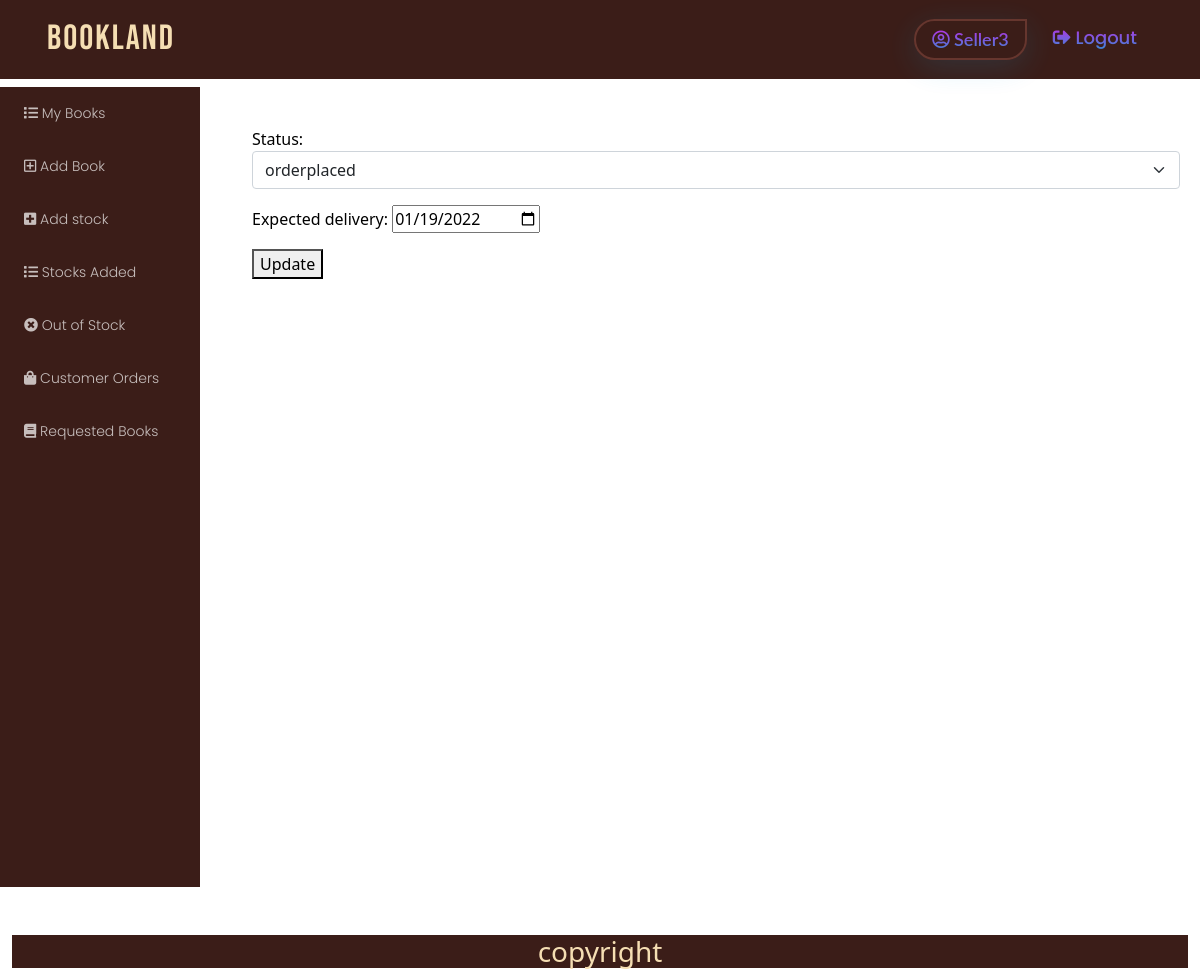
The app's page /seller/orders/change/12 (signed in) with its own data.
### authapp/models.py (models this page shows)
class User(AbstractUser):
    is_seller = models.BooleanField(default=False)
    is_customer = models.BooleanField(default=False)

### customer/models.py (models this page shows, shortened)
class BookBuy(Abstractmodels):
    PENDING = 'pending'
    ORDERPLACED = 'orderplaced'
    DISPATCH = 'dispatch'
    INTRANSIT = 'intransit'
    DELIVERED = 'delivered'
    ORDERCANCELLED = 'ordercancelled'
    options = ((PENDING, 'pending'),
               (ORDERPLACED, 'orderplaced'),
               (DISPATCH, 'dispatch'),
               (INTRANSIT, 'intransit'),
               (DELIVERED, 'delivered'),
               (ORDERCANCELLED, "ordercancelled")
               )
    quantity = models.PositiveIntegerField(default=1, help_text='No: of Books You Want To Buy')
    item = models.ForeignKey(Book, on_delete=models.CASCADE, related_name='buybook', null=True, blank=True)
    user = models.ForeignKey(User, on_delete=models.CASCADE, related_name='buyuser')
    address = models.CharField(max_length=120)
    seller = models.CharField(max_length=250, default=None)
    status = models.CharField(max_length=120, choices=options, default='orderplaced')
    expected_delivery = models.DateField(null=True, blank=True, validators=[MinValueValidator(datetime.date.today)])
    class Meta:
        ordering = ['-created_date']

### seller/views.py (the view)
# urls.py: path('orders/change/<int:pk>', views.OrderUpdateView.as_view(), name='orderchange'),
@method_decorator([login_required, seller_required], name='dispatch')
class OrderUpdateView(UpdateView):
    model = BookBuy
    template_name = 'seller/orderupdate.html'
    form_class = OrderUpdateForm
    success_url = reverse_lazy("customerorders")

### customer/forms.py
class OrderUpdateForm(forms.ModelForm):
    class Meta:
        model = BookBuy
        fields = ['status', 'expected_delivery']
        widgets = {
            "status": forms.Select(attrs={"class": "form-select"}),
            "expected_delivery": forms.DateInput(attrs={"type": "date"}),
        }

### templates/seller/orderupdate.html (shortened to what this page needs)
<!DOCTYPE html>
{%extends 'seller/baseadmin.html'%}
{%load static%}
{% block body_block %}
<div class="container mt-5 ms-3">
    <form action="" method="post">
        {{form.as_p}}
        <button type="submit">Update</button>
</div>
{% endblock %}

### templates/seller/baseadmin.html (shortened to what this page needs)
<!DOCTYPE html>
{%load static%}
<html lang="en">
<head>
    <link href="https://cdn.jsdelivr.net/npm/bootstrap@5.1.1/dist/css/bootstrap.min.css" rel="stylesheet"
>
    <link rel="stylesheet" href="https://cdnjs.cloudflare.com/ajax/libs/font-awesome/5.15.0/css/all.min.css"
/>
    <link rel="stylesheet" href="https://cdnjs.cloudflare.com/ajax/libs/font-awesome/5.15.0/css/fontawesome.min.css"
/>
    <link rel="stylesheet" href="{%static 'css/styles.css'%}">
</head>
<body>
<nav class="navbar navbar-expand-lg navbarTransparent">
    <div class="container">
        <a class="navbar-brand" href="{%url 'home' %}">BookLand</a>
        <div class="collapse navbar-collapse" id="navbarSupportedContent">
            <ul class="navbar-nav ms-auto mb-2 mb-lg-0">
                <li class="nav-item">
                    <a class="nav-link active" href="#">
                        <i class="far  fa-user-circle icolor"></i>&nbsp;{{request.user}}
                    </a>
                </li>
                <li class="nav-item">
                    <a class="nav-link" href="{%url 'logout'%}"><i
                            class="fas fa-sign-out-alt icolor"></i>&nbsp;Logout</a>
                </li>
            </ul>
        </div>
    </div>
</nav>
<div class="container-fluid ">
    <div class="row">
        <div class="col-md-2 db-padd">
            <div class="dashbard-left">
                <div class="row">
                    <div class="col-md-12">
                        <div class="dashleft-2">
                            <ul class="list-group">
                                <li class="list-group-item "><a href="{%url 'mybooks'%}"><i
                                        class="fas fa-list"></i>&nbsp;My Books</a></li>
                                <li class="list-group-item"><a href="{% url 'bookadd'%}"><i
                                        class="far fa-plus-square"></i>&nbsp;Add Book</a></li>
                                <li class="list-group-item"><a href="{%url 'stockadd'%}"><i
                                        class="fas fa-plus-square"></i>&nbsp;Add stock</a></li>
                                <li class="list-group-item"><a href="{%url 'stockavailable'%}"><i
                                        class="fas fa-list"></i>&nbsp;Stocks Added</a></li>
                                <li class="list-group-item"><a href="{%url 'outofstock'%}"><i
                                        class="fas fa-times-circle"></i>&nbsp;Out of Stock</a></li>
                                <li class="list-group-item"><a href="{%url 'customerorders'%}"><i
                                        class="fas fa-shopping-bag"></i>&nbsp;Customer Orders</a></li>
                                <li class="list-group-item"><a href="{%url 'see_requested_books'%}"><i
                                        class="fas fa-book"></i>&nbsp;Requested Books </a></li>
                            </ul>
                        </div>
                    </div>
                </div>
            </div>
        </div>
        <div class="col-md-10">
            {%block body_block%}
            {%endblock%}
        </div>
    </div>
        <div class="footer mt-5">
        <h3>copyright</h3>
    </div>
</div>
</body>
</html>

### static/css/styles.css (style rules this page uses)
label { color:Black; }
.db-padd { padding: 0!important; }
.dashbard-left { width: 100%; position: relative; z-index: 1; top: 0; left: 0; overflow-x: hidden; }
.dashbard-left .dashleft-2 { background-color: rgb(59, 29, 24); border-radius: 0rem; margin-top: 0.5rem; height: 100vh; }
.dashleft-2 .list-group .list-group-item { font-family: "Poppins", sans-serif; font-weight: 300; font-size: 14px; background-color: transparent; border: none; margin: 8px; cursor: pointer; }
.dashleft-2 .list-group .list-group-item a { color:rgba(255, 255, 255, 0.712); text-decoration: none; }
body { background-image: url("https://cdn.wallpapersafari.com/18/38/bp9GEo.jpg"); background-repeat: no-repeat; background-attachment: fixed; }
.navbarTransparent { background-color: rgb(59, 29, 24); }
.navbar .navbar-brand { font-family: "Bebas Neue", cursive; color: wheat; font-size: 35px; font-weight: 100; letter-spacing: 2px; padding: 5px; }
.navbar .navbar-nav .nav-item { opacity: 0.9; margin: 5px; }
.navbar .navbar-nav .nav-item .nav-link.active { border-top-left-radius: 7rem; border-bottom-left-radius: 7rem; border-bottom-right-radius: 7rem; box-shadow: 0 8px 32px 0 rgba(18, 174, 232, 0.17); font-size: 18px; font-weight: 600; font-family: "Lato", sans-serif; padding: 5px 16px; background: -webkit-linear-gradient(rgb(247, 19, 255), rgb(18, 174, 232)); -webkit-background-clip: text; background-clip: text; -webkit-text-fill-color: transparent; border-width: 2px; border-style: solid; border-color: rgb(107, 57, 49); }
.navbar .navbar-nav .nav-item .nav-link { text-transform: capitalize; font-size: 18px; font-weight: 500; font-family: "Poppins", sans-serif; padding: 5px 16px; background: -webkit-linear-gradient(rgb(247, 19, 255), rgb(18, 174, 232)); -webkit-background-clip: text; background-clip: text; -webkit-text-fill-color: transparent; }
.footer { background-color : rgb(59, 29, 24); text-align : center; color: wheat; width:100%; }

### records on screen
User: user "Seller3"
BookBuy: status "orderplaced", expected_delivery "01/19/2022"
